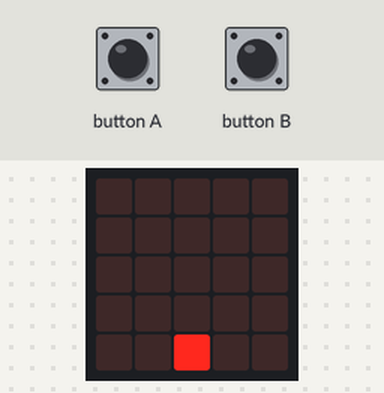
This program was run on a simulated BBC micro:bit running MicroPython. Parts: the board's 5×5 LED display. The test bench sets the inputs (shaded band). Dim RGB values are drawn brighter than linear; random numbers come from a fixed seed; the 48×5 strip is a reading aid, not a part: it shows the text the display is scrolling, unrolled, one strip-width of it at a time.

Above: at 1.2 s.
1.3 s: button A pressed for 0.15 s
At 1.9 s:
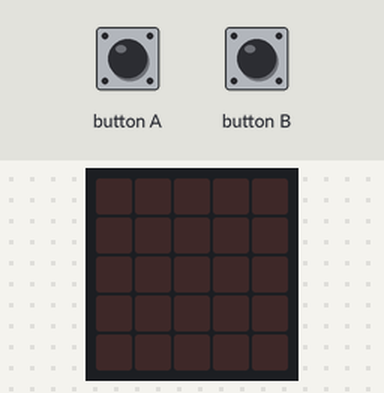
2.0 s: button B pressed for 0.15 s
At 2.46 s:
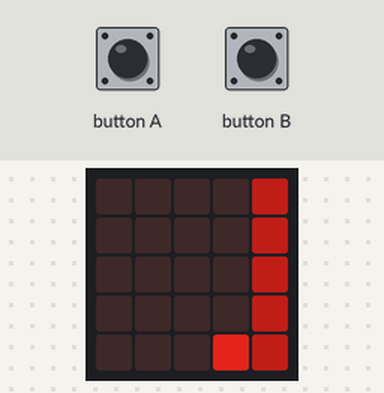
2.7 s: button B pressed for 1 s
4.3 s: button A pressed for 1 s
At 4.8 s:
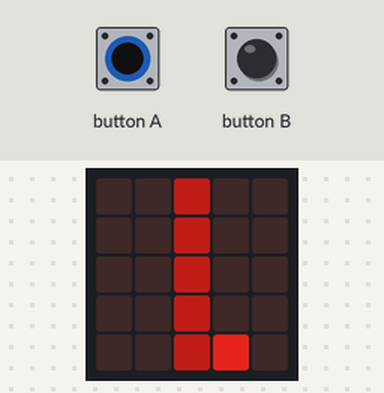
5.9 s: button B pressed for 0.15 s
6.6 s: button A pressed for 0.15 s
At 7.14 s:
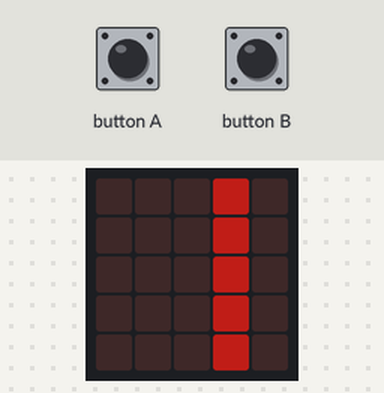
Timing chart, 0 to 9.6 s (numbered marks = the images above; inputs shaded):
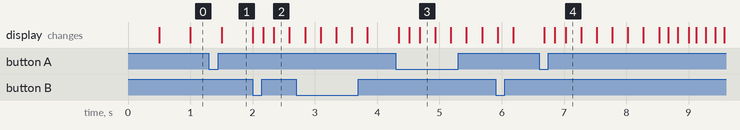

The program:

002_part02.py
```python
# Imports go at the top
from microbit import *
import random

def run_game(highscore):
    player_x = 2
    player_y = 4

    while (not button_a.was_pressed()):
        if (button_b.was_pressed()):
            display.scroll(highscore)
            sleep(500)
        display.set_pixel(player_x, player_y, 9)
        sleep(500)
        display.set_pixel(player_x, player_y, 0)
        sleep(500)

    object_x = random.randint(0, 4)
    object_y = 0
    laser_x = random.randint(0, 4)
    laser_time = random.randint(1, 10) * 5
    frame = 0
    score = 0

    while True:
        if (frame % 5) == 0:
            display.set_pixel(object_x, object_y, 0)
            if (object_y + 1 <= 4):
                object_y += 1
            else:
                object_x = random.randint(0, 4)
                object_y = 0
                score += 1
            if (object_x == player_x and object_y == player_y):
                break

        if (frame == laser_time):
            frame = 0
            display.set_pixel(laser_x, 0, 3)
            display.set_pixel(laser_x, 1, 3)
            display.set_pixel(laser_x, 2, 3)
            display.set_pixel(laser_x, 3, 3)
            display.set_pixel(laser_x, 4, 3)
            sleep(250)
            display.set_pixel(laser_x, 0, 0)
            display.set_pixel(laser_x, 1, 0)
            display.set_pixel(laser_x, 2, 0)
            display.set_pixel(laser_x, 3, 0)
            display.set_pixel(laser_x, 4, 0)
            sleep(250)
            display.set_pixel(laser_x, 0, 3)
            display.set_pixel(laser_x, 1, 3)
            display.set_pixel(laser_x, 2, 3)
            display.set_pixel(laser_x, 3, 3)
            display.set_pixel(laser_x, 4, 3)
            sleep(250)
            display.set_pixel(laser_x, 0, 0)
            display.set_pixel(laser_x, 1, 0)
            display.set_pixel(laser_x, 2, 0)
            display.set_pixel(laser_x, 3, 0)
            display.set_pixel(laser_x, 4, 0)
            sleep(250)
            display.set_pixel(laser_x, 0, 3)
            display.set_pixel(laser_x, 1, 3)
            display.set_pixel(laser_x, 2, 3)
            display.set_pixel(laser_x, 3, 3)
            display.set_pixel(laser_x, 4, 3)
            sleep(250)
            display.set_pixel(laser_x, 0, 0)
            display.set_pixel(laser_x, 1, 0)
            display.set_pixel(laser_x, 2, 0)
            display.set_pixel(laser_x, 3, 0)
            display.set_pixel(laser_x, 4, 0)
            sleep(250)

            display.set_pixel(laser_x, 0, 9)
            display.set_pixel(laser_x, 1, 9)
            display.set_pixel(laser_x, 2, 9)
            display.set_pixel(laser_x, 3, 9)
            display.set_pixel(laser_x, 4, 9)
            if (player_x == laser_x):
                break
            sleep(500)
            display.set_pixel(laser_x, 0, 0)
            display.set_pixel(laser_x, 1, 0)
            display.set_pixel(laser_x, 2, 0)
            display.set_pixel(laser_x, 3, 0)
            display.set_pixel(laser_x, 4, 0)

            laser_x = random.randint(0, 4)

        # player code
        if (button_a.was_pressed() and player_x - 1 >= 0):
            display.set_pixel(player_x, player_y, 0)
            player_x -= 1;
        if (button_b.was_pressed() and player_x + 1 <= 4):
            display.set_pixel(player_x, player_y, 0)
            player_x += 1;

        display.set_pixel(object_x, object_y, 9)
        display.set_pixel(player_x, player_y, 6)
        frame += 1

        sleep(1000/30)

    if (highscore < score):
        highscore = score
    display.scroll(score)
    sleep(1000)

    return highscore

highscore = 0
while (True):
    highscore = run_game(highscore)
```
